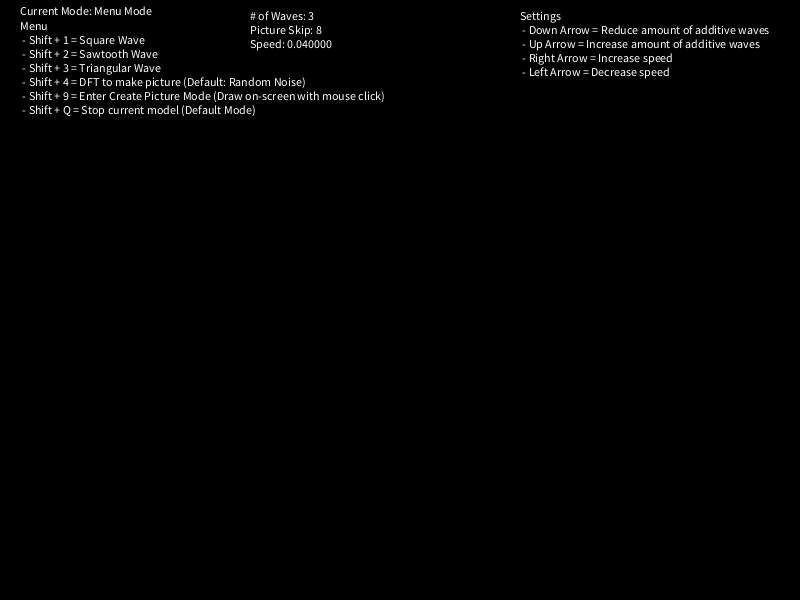
Frame 1 (no input)
Frame 60 (the mouse pressed at the canvas centre just before this capture): identical to frame 1, image omitted
Frame 120 (the mouse held since frame 60 and released just before this capture): identical to frame 1, image omitted

The Processing sketch that drew this single still picture (run headless with seeded random() and noise(); from frame 60 on, the mouse is pressed at the canvas centre):

// Processing sketch: fourier_series
// ── fourier_series.pde
// globals
public float time;
public float speed;
public int maximumWaves;
public int skip;
public ArrayList<Float> pictureX;
public ArrayList<Float> pictureY;
public ArrayList<DiscreteFreq> fourierX; // complex vector, freq, amp, phase
public ArrayList<DiscreteFreq> fourierY; // complex vector, freq, amp, phase
public ArrayList<Float> wave;
public ArrayList<PVector> path;

String menu;
String settings;
String stats;
String waveType;
char userChoice;

// user-defined classes
SquareWave square;
SawtoothWave sawtooth;
TriangularWave triangle;
PictureWave picture;

ArrayList<Integer> testing;

void setup() {
    size(800, 600);
    time = 0; // starting angle
    speed = .04;
    maximumWaves = 3;
    skip = 8;
    wave = new ArrayList<>();
    path = new ArrayList<>();   // for user-defined path
    picture = new PictureWave(skip);
    pictureX = new ArrayList<>();
    pictureY = new ArrayList<>();
    
    // discrete fourier transform of arbitrary signal
    for (int i = 0; i < 1000; i++) {
        float seed = map(i, 0, 999, 0, 25);
        pictureX.add((200 * noise(seed)) - 100);
        pictureY.add((200 * noise(seed + 1000)) - 100);
    }
    fourierX = picture.dft(pictureX); // peform transform
    fourierY = picture.dft(pictureY); // peform transform
    
    // sort the discrete transforms based on amplitude
    sortFourier(fourierX);
    sortFourier(fourierY);
    
    menu = "Menu\n - Shift + 1 = Square Wave\n - Shift + 2 = Sawtooth Wave\n - Shift + 3 = Triangular Wave\n - Shift + 4 = DFT to make picture (Default: Random Noise)\n - Shift + 9 = Enter Create Picture Mode (Draw on-screen with mouse click)\n - Shift + Q = Stop current model (Default Mode)";
    settings = "Settings\n - Down Arrow = Reduce amount of additive waves\n - Up Arrow = Increase amount of additive waves\n - Right Arrow = Increase speed\n - Left Arrow = Decrease speed\n";
    userChoice = 'Q';
    waveType = "Menu Mode";
    
    // wave class to find wave value
    square = new SquareWave(maximumWaves);
    sawtooth = new SawtoothWave(maximumWaves);
    triangle = new TriangularWave(maximumWaves);
    
    testing = new ArrayList<>();
}

void draw() {
    background(0);
    stats = String.format("# of Waves: %d\nPicture Skip: %d\nSpeed: %f", maximumWaves, skip, speed);
    text("Current Mode: " + waveType, 20, 15);
    text(stats, 250, 20);
    text(menu, 20, 30);
    if (userChoice != '4') {
        text(settings, 520, 20);
    }
    translate(200, 300);
    
    // select which series to visualize
    if (keyPressed) {
        switch(keyCode) {
            case '1':
                userChoice = '1';
                waveType = "Square Wave";
                wave = new ArrayList<>();
                break;
            case '2':
                userChoice = '2';
                waveType = "Sawtooth Wave";
                wave = new ArrayList<>();
                break;
            case '3':
                userChoice = '3';
                waveType = "Triangular Wave";
                wave = new ArrayList<>();
                break;
            case '4':
                userChoice = '4';
                waveType = "User-Defined (default: Noise)";
                path = new ArrayList<>();
                time = 0;
                if (pictureX.size() < 1) {
                    for (int i = 0; i < 1000; i++) {
                        float seed = map(i, 0, 999, 0, 20);
                        pictureX.add((200 * noise(seed)) - 100);
                        pictureY.add((200 * noise(seed + 1000)) - 100);
                    }
                    fourierX = picture.dft(pictureX); // peform transform
                    fourierY = picture.dft(pictureY); // peform transform
                    // sort the discrete transforms based on amplitude
                    sortFourier(fourierX);
                    sortFourier(fourierY);
                }
                break;
            case '9':
                userChoice = '9';
                waveType = "Drawing Mode";
                pictureX = new ArrayList<>();
                pictureY = new ArrayList<>();
                path = new ArrayList<>();
                break;
            case 'Q':
                userChoice = 'Q';
                waveType = "Menu Mode";
                wave = new ArrayList<>();
                pictureX = new ArrayList<>();
                pictureY = new ArrayList<>();
                path = new ArrayList<>();
                break;
            // select maxWaves & speed
            case RIGHT:
                speed += .0025;
                break;
            case LEFT:
                speed -= .0025;
                break;
            case UP:
                maximumWaves += 1;
                if (userChoice == '4' && skip < 15) {
                    skip += 1;
                    picture = new PictureWave(skip);
                    fourierX = picture.dft(pictureX); // peform transform
                    fourierY = picture.dft(pictureY); // peform transform
                    // sort the discrete transforms based on amplitude
                    sortFourier(fourierX);
                    sortFourier(fourierY);
                }
                square = new SquareWave(maximumWaves);
                sawtooth = new SawtoothWave(maximumWaves);
                triangle = new TriangularWave(maximumWaves);
                break;
            case DOWN:
                if (maximumWaves > 1) {
                    maximumWaves -= 1;
                }
                if (userChoice == '4' && skip > 1) {
                    skip -= 1;
                    picture = new PictureWave(skip);
                    fourierX = picture.dft(pictureX); // peform transform
                    fourierY = picture.dft(pictureY); // peform transform
                    // sort the discrete transforms based on amplitude
                    sortFourier(fourierX);
                    sortFourier(fourierY);
                }
                square = new SquareWave(maximumWaves);
                sawtooth = new SawtoothWave(maximumWaves);
                triangle = new TriangularWave(maximumWaves);
                break;
        }
    }
    
    // calculate wave array depending on user's choice
    float y = 0;
    if (userChoice == '1') {
        y = square.findWaveValue();
        mapAndDraw(y);
    } else if (userChoice == '2') {
        y = sawtooth.findWaveValue();
        mapAndDraw(y);
    } else if (userChoice == '3') {
        y = triangle.findWaveValue();
        mapAndDraw(y);
    } else if (userChoice == '4') {
        PVector vx = picture.findWaveValue(300, -185, 0, fourierX);
        PVector vy = picture.findWaveValue( -50, 100, HALF_PI, fourierY);
        PVector vXY = new PVector(vx.x, vy.y);
        mapAndDraw(vXY);
        // draw lines from circles to wave/picture/path
        line(vx.x, vx.y, vXY.x, vXY.y);
        line(vy.x, vy.y, vXY.x, vXY.y);
    } else if (userChoice == '9') {
        // valid draw box
        // verticle left
        line(300, -300, 300, height - 300);
        // bottom horizontal
        line( -200, 200, width - 200, 200);
        // top horizontal
        line( -200, -183, width - 200, -183);
        text("Draw in this box:", -200, -170);
        
        // draw preview
        noFill();
        stroke(255);
        strokeWeight(1);
        beginShape();
        for (int i = 0; i < pictureX.size(); i++) {
            vertex(pictureX.get(i), pictureY.get(i));
        }
        endShape();
        // draw mode
        if (mousePressed) {
            float mousePosX = mouseX - 200;
            pictureX.add(mousePosX);
            float mousePosY = mouseY - 300;
            pictureY.add(mousePosY);
        } else {
            fourierX = picture.dft(pictureX); // peform transform
            fourierY = picture.dft(pictureY); // peform transform
            
            // sort the discrete transforms based on amplitude
            sortFourier(fourierX);
            sortFourier(fourierY);
        }
    }
    
    // ensure wave function doesn't overload memory
    if (wave.size() > 400) {
        wave.remove(0);
    }
}

void mapAndDraw(float point) {
    // map last calculated point to wave
    wave.add(point);
    // drawing wave function
    noFill();
    beginShape();
    for (int i = 0; i < wave.size(); i++) {
        vertex(i + 200, wave.get(wave.size() - 1 - i));
    }
    endShape();
}

void mapAndDraw(PVector point) {
    // map last calculated point to wave
    path.add(point);
    // drawing wave function
    noFill();
    beginShape();
    for (int i = 1; i < path.size(); i++) {
        vertex(path.get(i).x, path.get(i).y);
    }
    endShape();
}

void sortFourier(ArrayList<DiscreteFreq> fourier) {
    for (int i = 1; i < fourier.size(); i++) {
        DiscreteFreq insertValue = fourier.get(i);
        int j = i - 1;
        while(j >= 0 && fourier.get(j).amp < insertValue.amp) {
            fourier.set(j + 1,  fourier.get(j)); // shift right
            j--; // next element
        }
        fourier.set(j + 1, insertValue); // insert back into list
    }
}
// ── PictureWave.pde
public class PictureWave {
    
    int maxWaves;
    
    public PictureWave(int maxWaves) {
        this.maxWaves = maxWaves;
    }
    
    public PVector findWaveValue(float x, float y, float rotation, ArrayList<DiscreteFreq> fourier) {
        // float x = 0;
        // float y = 0;

        // loop through however many waves we need
        for (int i = 0; i < fourier.size(); i++) {
            float prevX = x;
            float prevY = y;
            
            // odd number series
            float freq = fourier.get(i).freq;
            // calculate point going around circle iteratively
            float radius = fourier.get(i).amp;
            float phase = fourier.get(i).phase;

            x += radius * cos((freq * time) + phase + rotation);
            y += radius * sin((freq * time) + phase + rotation);
            
            // base circle
            noFill();
            stroke(255, 100);
            circle(prevX, prevY, radius * 2);
            
            // rotating line to edge of cirlce
            fill(255);
            stroke(255);
            line(prevX, prevY, x, y);
        }
        // // draw line from circle to wave
        // line(x, y, 200, y);

        // increment time
        float dt = TWO_PI / fourier.size();
        time += dt;    // time is dt for artbitrary wave/signal

        if (time > TWO_PI) {
            time = 0;
            path = new ArrayList<>();
        }

        PVector output = new PVector(x, y);
        
        return output;
    }
    
    // discrete fourier transform 
    public ArrayList<DiscreteFreq> dft(ArrayList<Float> x) {
        int N = x.size();  // to match with WikiPedia Formula
        ArrayList<DiscreteFreq> X = new ArrayList<>();
        
        for (int k = 0; k < N; k++) {
            Float re = 0.0;   // real component
            Float im = 0.0;   // 'imaginary' component
            
            for (int n = 0; n < N; n++) {
                Float phi = (TWO_PI * k * n) / N;
                re += x.get(n) * cos(phi);
                im -= x.get(n) * sin(phi);
            }
            re = re / N;
            im = im / N;
            
            float freq = k;
            float amp = sqrt((re * re) + (im * im)); // manual magnitude of vector
            float phase = atan2(im, re);
            
            X.add(new DiscreteFreq(re, im, freq, amp, phase));
        }
        return X;
    }
}

public class DiscreteFreq {
    float re, im, freq, amp, phase;
    public DiscreteFreq(float re, float im, float freq, float amp, float phase) {
        this.re = re;
        this.im = im;
        this.freq = freq;
        this.amp = amp;
        this.phase = phase;
    }
}

// ── SawtoothWave.pde
public class SawtoothWave {

    int maxWaves;

    public SawtoothWave(int maxWaves) { 
        this.maxWaves = maxWaves;
    }
    
    public float findWaveValue() {
        float x = 0;
        float y = 0;
        // loop through however many circles/dots to draw
        for (int i = 1; i < maxWaves + 1; i++) {
            float prevX = x;
            float prevY = y;
            
            // continuous series (unlike square and triangle)
            int n = i;
            // calculate point going around circle iteratively
            float radius = (float)(150 * (1 / (n * Math.PI)));
            x +=radius * cos(n * time);
            y +=radius * sin(n * time);
            
            // base circle
            noFill();
            stroke(255, 100);
            circle(prevX, prevY, radius * 2);
            
            // rotating line to edge of cirlce
            fill(255);
            stroke(255);
            line(prevX, prevY, x, y);
        }
        line(x, y, 200, y);
        time+= speed;    // theta angle in the circle == time

        return y;
    }
}
// ── SquareWave.pde
public class SquareWave {

    int maxWaves;

    public SquareWave(int maxWaves) {
        this.maxWaves = maxWaves;
    }
    
    public float findWaveValue() {
        float x = 0;
        float y = 0;
        // loop through however many circles/dots to draw
        for (int i = 0; i < maxWaves; i++) {
            float prevX = x;
            float prevY = y;
            
            // odd number series
            int n = (i * 2) + 1;
            // calculate point going around circle iteratively
            float radius = (float)(75 * (4 / (n * Math.PI)));
            x +=radius * cos(n * time);
            y +=radius * sin(n * time);
            
            // base circle
            noFill();
            stroke(255, 100);
            circle(prevX, prevY, radius * 2);
            
            // rotating line to edge of cirlce
            fill(255);
            stroke(255);
            line(prevX, prevY, x, y);
        }
        line(x, y, 200, y);
        time+= .04;    // theta angle in the circle == time

        return y;
    }
}

// ── TriangularWave.pde
public class TriangularWave {
    
    int maxWaves;
    
    public TriangularWave(int maxWaves) {
        this.maxWaves = maxWaves;
    }
    
    public float findWaveValue() {
        float x = 0;
        float y = 0;
        // loop through however many circles/dots to draw
        for (int i = 0; i < maxWaves; i++) {
            float prevX = x;
            float prevY = y;
            
            // odd number series (same as square wave)
            int n = (i * 2) + 1;
            // calculate point going around circle iteratively
            float radius = (float)(75 * ((8.0 / (Math.PI * Math.PI)) * ((Math.pow(-1.0, ((n - 1.0) / 2.0))) / (n * n))));
            x += radius * cos(n * time);
            y += radius * sin(n * time);
            
            // base circle
            noFill();
            stroke(255, 100);
            circle(prevX, prevY, radius * 2);
            
            // rotating line to edge of cirlce
            fill(255);
            stroke(255);
            line(prevX, prevY, x, y);
        }
        // draw line from circle to wave
        line(x, y, 200, y);
        // increment time
        time += speed;    // theta angle in the circle == time
        
        return y;
    }
}
